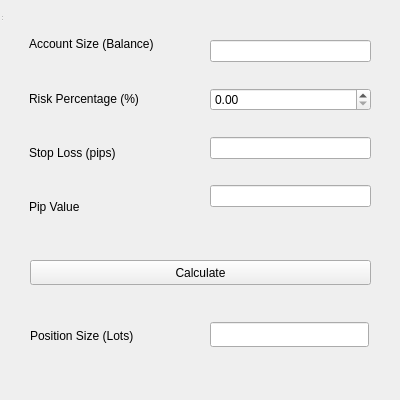
<?xml version="1.0" encoding="UTF-8"?>
<ui version="4.0">
 <class>RiskManagementCalculator</class>
 <widget class="QWidget" name="RiskManagementCalculator">
  <property name="geometry">
   <rect>
    <x>0</x>
    <y>0</y>
    <width>400</width>
    <height>400</height>
   </rect>
  </property>
  <property name="windowTitle">
   <string>Forex Calculator</string>
  </property>
  <widget class="QWidget" name="centralwidget" native="true">
   <property name="geometry">
    <rect>
     <x>0</x>
     <y>0</y>
     <width>461</width>
     <height>401</height>
    </rect>
   </property>
   <widget class="QWidget" name="verticalLayoutWidget">
    <property name="geometry">
     <rect>
      <x>29</x>
      <y>20</y>
      <width>161</width>
      <height>211</height>
     </rect>
    </property>
    <layout class="QVBoxLayout" name="verticalLayout">
     <item>
      <widget class="QLabel" name="label">
       <property name="text">
        <string>Account Size (Balance)</string>
       </property>
      </widget>
     </item>
     <item>
      <widget class="QLabel" name="label_2">
       <property name="text">
        <string>Risk Percentage (%)</string>
       </property>
      </widget>
     </item>
     <item>
      <widget class="QLabel" name="label_3">
       <property name="text">
        <string>Stop Loss (pips)</string>
       </property>
      </widget>
     </item>
     <item>
      <widget class="QLabel" name="label_4">
       <property name="text">
        <string>Pip Value</string>
       </property>
      </widget>
     </item>
    </layout>
   </widget>
   <widget class="QWidget" name="verticalLayoutWidget_2">
    <property name="geometry">
     <rect>
      <x>210</x>
      <y>20</y>
      <width>161</width>
      <height>211</height>
     </rect>
    </property>
    <layout class="QVBoxLayout" name="verticalLayout_2">
     <item>
      <widget class="QLineEdit" name="lineEditAccountSize"/>
     </item>
     <item>
      <widget class="QDoubleSpinBox" name="doubleSpinBoxRisk">
       <property name="maximum">
        <double>100.000000000000000</double>
       </property>
       <property name="singleStep">
        <double>0.010000000000000</double>
       </property>
      </widget>
     </item>
     <item>
      <widget class="QLineEdit" name="lineEditStopLoss"/>
     </item>
     <item>
      <widget class="QLineEdit" name="lineEditPipValue"/>
     </item>
    </layout>
   </widget>
   <widget class="QLabel" name="label_5">
    <property name="geometry">
     <rect>
      <x>30</x>
      <y>320</y>
      <width>141</width>
      <height>31</height>
     </rect>
    </property>
    <property name="text">
     <string>Position Size (Lots)</string>
    </property>
   </widget>
   <widget class="QPushButton" name="pushButtonCalculate">
    <property name="geometry">
     <rect>
      <x>30</x>
      <y>260</y>
      <width>341</width>
      <height>25</height>
     </rect>
    </property>
    <property name="text">
     <string>Calculate</string>
    </property>
   </widget>
   <widget class="QLineEdit" name="lineEditPositionSize">
    <property name="geometry">
     <rect>
      <x>210</x>
      <y>322</y>
      <width>159</width>
      <height>25</height>
     </rect>
    </property>
    <property name="readOnly">
     <bool>true</bool>
    </property>
   </widget>
  </widget>
  <widget class="QStatusBar" name="statusbar">
   <property name="geometry">
    <rect>
     <x>0</x>
     <y>0</y>
     <width>3</width>
     <height>22</height>
    </rect>
   </property>
  </widget>
  <action name="aboutQt">
   <property name="text">
    <string>About Qt</string>
   </property>
  </action>
  <action name="aboutForexCalculator">
   <property name="text">
    <string>About Forex Calculator</string>
   </property>
  </action>
  <action name="actionPip_calculator">
   <property name="text">
    <string>Pip Calculator</string>
   </property>
   <property name="shortcut">
    <string>Ctrl+P</string>
   </property>
  </action>
  <action name="actionMargin_calculator">
   <property name="text">
    <string>Margin Calculator</string>
   </property>
   <property name="shortcut">
    <string>Ctrl+M</string>
   </property>
  </action>
  <action name="actionLot_Size_Calculator">
   <property name="text">
    <string>Lot Size Calculator</string>
   </property>
   <property name="shortcut">
    <string>Ctrl+L</string>
   </property>
  </action>
  <action name="actionProfit_and_Loss_Calculator">
   <property name="text">
    <string>Profit and Loss Calculator</string>
   </property>
   <property name="shortcut">
    <string>Ctrl+T</string>
   </property>
  </action>
  <action name="actionPosition_Size_Calculator">
   <property name="text">
    <string>Position Size Calculator</string>
   </property>
   <property name="shortcut">
    <string>Ctrl+O</string>
   </property>
  </action>
  <action name="actionRisk_Reward_Calculator">
   <property name="text">
    <string>Risk/Reward Calculator</string>
   </property>
   <property name="shortcut">
    <string>Ctrl+R</string>
   </property>
  </action>
  <action name="actionSwap_Calculator">
   <property name="text">
    <string>Swap Calculator</string>
   </property>
   <property name="shortcut">
    <string>Ctrl+W</string>
   </property>
  </action>
  <action name="actionCurrency_Converter">
   <property name="text">
    <string>Currency Converter</string>
   </property>
   <property name="shortcut">
    <string>Ctrl+Y</string>
   </property>
  </action>
  <action name="actionFibonacci_Calculator">
   <property name="text">
    <string>Fibonacci Calculator</string>
   </property>
   <property name="shortcut">
    <string>Ctrl+F</string>
   </property>
  </action>
  <action name="actionVolatility_Calculator">
   <property name="text">
    <string>Volatility Calculator</string>
   </property>
   <property name="shortcut">
    <string>Ctrl+V</string>
   </property>
  </action>
  <action name="actionBreak_Even_Calculator">
   <property name="text">
    <string>Break-Even Calculator</string>
   </property>
   <property name="shortcut">
    <string>Ctrl+B</string>
   </property>
  </action>
  <action name="actionCompound_Interest_Calculator">
   <property name="text">
    <string>Compound Interest Calculator</string>
   </property>
   <property name="shortcut">
    <string>Ctrl+U</string>
   </property>
  </action>
  <action name="actionEnglish">
   <property name="text">
    <string>English</string>
   </property>
  </action>
  <action name="actionSpanish">
   <property name="text">
    <string>Spanish</string>
   </property>
  </action>
  <action name="actionChinese_2">
   <property name="text">
    <string>Chinese</string>
   </property>
  </action>
  <action name="actionArabic">
   <property name="text">
    <string>Arabic</string>
   </property>
  </action>
  <action name="actionRussian">
   <property name="text">
    <string>Russian</string>
   </property>
  </action>
  <action name="actionPortuguese">
   <property name="text">
    <string>Portuguese</string>
   </property>
  </action>
  <action name="actionGerman">
   <property name="text">
    <string>German</string>
   </property>
  </action>
  <action name="actionJapanese">
   <property name="text">
    <string>Japanese</string>
   </property>
  </action>
  <action name="actionHindi">
   <property name="text">
    <string>Hindi</string>
   </property>
  </action>
  <action name="actionBengali">
   <property name="text">
    <string>Bengali</string>
   </property>
  </action>
  <action name="actionPunjabi">
   <property name="text">
    <string>Punjabi</string>
   </property>
  </action>
  <action name="actionUrdu">
   <property name="text">
    <string>Urdu</string>
   </property>
  </action>
  <action name="actionVietnamese">
   <property name="text">
    <string>Vietnamese</string>
   </property>
  </action>
  <action name="actionIndonesian_Bahasa_Indonesia">
   <property name="text">
    <string>Indonesian (Bahasa Indonesia)</string>
   </property>
  </action>
  <action name="actionTagalog_Filipino">
   <property name="text">
    <string>Tagalog (Filipino)</string>
   </property>
  </action>
  <action name="actionKorean">
   <property name="text">
    <string>Korean</string>
   </property>
  </action>
  <action name="actionTamil">
   <property name="text">
    <string>Tamil</string>
   </property>
  </action>
  <action name="actionThai">
   <property name="text">
    <string>Thai</string>
   </property>
  </action>
  <action name="actionBurmese">
   <property name="text">
    <string>Burmese</string>
   </property>
  </action>
  <action name="actionKhmer">
   <property name="text">
    <string>Khmer</string>
   </property>
  </action>
  <action name="actionNepali">
   <property name="text">
    <string>Nepali</string>
   </property>
  </action>
  <action name="actionHindi_2">
   <property name="text">
    <string>Hindi</string>
   </property>
  </action>
  <action name="actionBengali_2">
   <property name="text">
    <string>Bengali</string>
   </property>
  </action>
  <action name="actionJapanese_2">
   <property name="text">
    <string>Japanese</string>
   </property>
  </action>
  <action name="actionKorean_2">
   <property name="text">
    <string>Korean</string>
   </property>
  </action>
  <action name="actionVietnamese_2">
   <property name="text">
    <string>Vietnamese</string>
   </property>
  </action>
  <action name="actionThai_2">
   <property name="text">
    <string>Thai</string>
   </property>
  </action>
  <action name="actionFrench_2">
   <property name="text">
    <string>French</string>
   </property>
  </action>
  <action name="actionGerman_2">
   <property name="text">
    <string>German</string>
   </property>
  </action>
  <action name="actionRussian_2">
   <property name="text">
    <string>Russian</string>
   </property>
  </action>
  <action name="actionPortuguese_2">
   <property name="text">
    <string>Portuguese</string>
   </property>
  </action>
  <action name="actionItalian">
   <property name="text">
    <string>Italian</string>
   </property>
  </action>
  <action name="actionPersian_Farsi">
   <property name="text">
    <string>Persian (Farsi)</string>
   </property>
  </action>
  <action name="actionTurkish">
   <property name="text">
    <string>Turkish</string>
   </property>
  </action>
  <action name="actionHebrew">
   <property name="text">
    <string>Hebrew</string>
   </property>
  </action>
  <action name="actionPashto">
   <property name="text">
    <string>Pashto</string>
   </property>
  </action>
  <action name="actionSwahili">
   <property name="text">
    <string>Swahili</string>
   </property>
  </action>
  <action name="actionAmharic">
   <property name="text">
    <string>Amharic</string>
   </property>
  </action>
  <action name="actionHausa">
   <property name="text">
    <string>Hausa</string>
   </property>
  </action>
  <action name="actionYoruba">
   <property name="text">
    <string>Yoruba</string>
   </property>
  </action>
  <action name="actionZulu">
   <property name="text">
    <string>Zulu</string>
   </property>
  </action>
  <action name="actionHaitian_Creole">
   <property name="text">
    <string>Haitian Creole</string>
   </property>
  </action>
  <action name="actionGuarani">
   <property name="text">
    <string>Guarani</string>
   </property>
  </action>
  <action name="actionNahuatl">
   <property name="text">
    <string>Nahuatl</string>
   </property>
  </action>
  <action name="actionRisk_Management_Calculator">
   <property name="text">
    <string>Risk Management Calculator</string>
   </property>
   <property name="shortcut">
    <string>Ctrl+M</string>
   </property>
  </action>
 </widget>
 <tabstops>
  <tabstop>lineEditAccountSize</tabstop>
  <tabstop>doubleSpinBoxRisk</tabstop>
  <tabstop>lineEditStopLoss</tabstop>
  <tabstop>lineEditPipValue</tabstop>
  <tabstop>pushButtonCalculate</tabstop>
  <tabstop>lineEditPositionSize</tabstop>
 </tabstops>
 <resources/>
 <connections/>
</ui>
